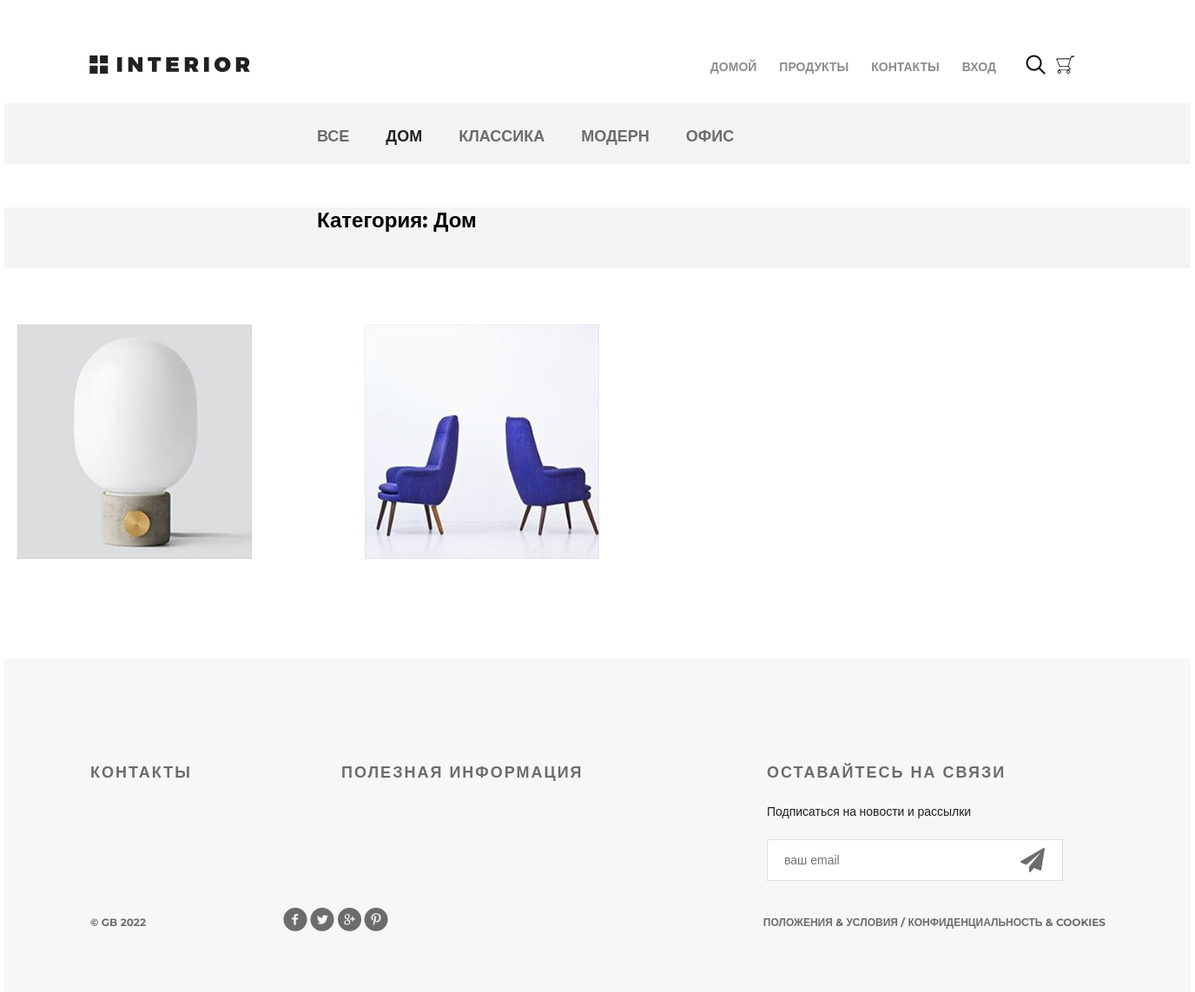
The page /products/1/ on the database its author committed.
### mainapp/models.py (models this page shows, shortened)
class Category(models.Model):
    name = models.CharField(max_length=128, verbose_name="Название", unique=True)
    description = models.TextField(verbose_name="Описание")
    class Meta:
        verbose_name = 'категория'
        verbose_name_plural = 'категории'
        ordering = ('name', )

class Product(models.Model):
    category = models.ForeignKey(Category, on_delete=models.CASCADE, verbose_name='Категория')
    name = models.CharField(max_length=128, verbose_name='Название')
    image = models.ImageField(upload_to='product', blank=True, null=True, verbose_name='Изображение')
    short_desc = models.CharField(max_length=128, verbose_name='Краткое описание')
    description = models.TextField(verbose_name='Описание')
    price = models.DecimalField(max_digits=8, decimal_places=2, verbose_name='Цена')
    quantity = models.PositiveSmallIntegerField(default=0, verbose_name='Количество')
    class Meta:
        verbose_name = 'продукт'
        verbose_name_plural = 'продукты'

### mainapp/views.py (the view, shortened to what this page needs)
# urls.py: path('products/', include('mainapp.urls', namespace='products')),
def products(request, pk=None):
    links_menu = Category.objects.all()
    if pk is not None:
        if pk == 0:
            products_list = Product.objects.all()
            category_item = {'name': 'все', 'pk': 0}
        else:
            category_item = get_object_or_404(Category, pk=pk)
            products_list = Product.objects.filter(category_id=pk)
        context = {
            'links_menu': links_menu,
            'products': products_list,
            'category': category_item,
            'basket': get_basket(request.user)
        }
        return render(request, 'mainapp/products_list.html', context)

### mainapp/services.py (called while the page is built)
def get_basket(user):
    basket_list = []
    if user.is_authenticated:
        basket_list = Basket.objects.filter(user=user)
    return basket_list

### mainapp/templates/mainapp/products_list.html (shortened to what this page needs)
{% extends 'mainapp/base.html' %}
{% load static %}
{% block menu %}
    <div class="hero-white">
        <div class="header clearfix">
            {% include 'mainapp/includes/inc_main_menu.html' %}
        </div>
    </div>
{% endblock %}
{% block content %}
    <div class="details">
        <div class="links clearfix">
            {% include 'mainapp/includes/inc_prod_menu.html' %}
        </div>
        <div class="products">
            <div class="links clearfix">
                <h2>
                    Категория: {{ category.name|title }}
                </h2>
            </div>
            <div class="products">
                {% for product in products %}
                    <div class="block">
                        <a href="{% url 'products:product_item' product.pk %}"><img src="/media/{{ product.image }}" alt="">
                        </a>
                    </div>
                {% endfor %}
            </div>
        </div>
    </div>
{% endblock %}

### mainapp/templates/mainapp/includes/inc_prod_menu.html
<ul class="links-menu">
        <li>
            <a href="{% url 'products:product_list' 0 %}"
               {% if request.resolver_match.kwargs.pk == 0 %} class="active" {% endif %}>
               все
            </a>
        </li>
    {% for link_menu in links_menu %}
        <li>
            <a href="{% url 'products:product_list' link_menu.pk %}"
               {% if request.resolver_match.kwargs.pk == link_menu.pk %} class="active" {% endif %}>
                {{ link_menu.name }}
            </a>
        </li>
    {% endfor %}
</ul>

### static/css/style.css (style rules this page uses)
* { margin: 0; padding: 0; }
body { font-family: 'Montserrat', sans-serif; }
html, body { height: 100%; }
.clearfix:after { content: ""; display: block; clear: both; }
.products { margin-top: 50px; margin-bottom: 56px; }
.products .block a img { float: left; }
.products .block { float: left; margin: 15px; display: block; height: 370px; width: 370px; position: relative; }
.hero-white { background-color: #fff; height: 119px; padding-left: 98px; padding-right: 211px; position: relative; }
.links { height: 70px; background-color: #f4f4f4; position: relative; padding-left: 360px; }
.links-menu { margin: 27px auto 0px; position: absolute; }
.links-menu li { float: left; list-style-type: none; padding-right: 42px; }
.links-menu li a { text-decoration: none; color: #6c6c6c; font-size: 18px; font-weight: 700; text-transform: uppercase; }
.links-menu .active { color: #212121; font-size: 18px; font-weight: 700; }

### rows shown on the page
Category: name "ДОМ", name "Дом"
Category: name "КЛАССИКА"
Category: name "МОДЕРН"
Category: name "ОФИС"
Product: image (picture)
Product: image (picture)
